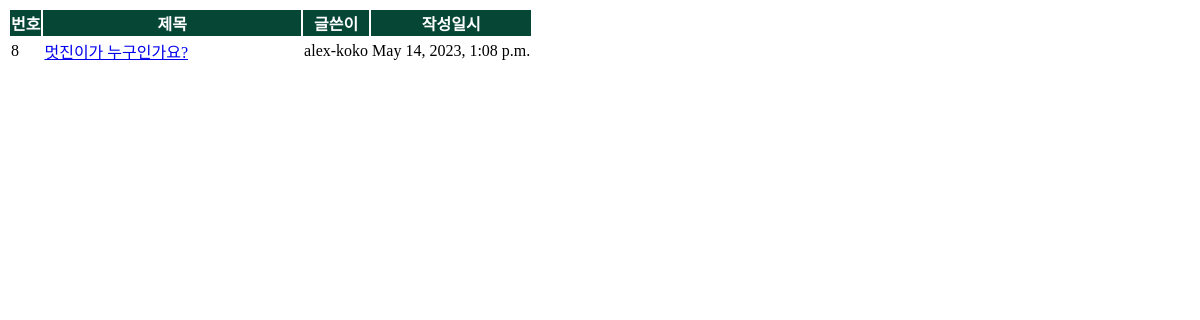
/pybo/mylist/ (signed in), run on an earlier commit of the app's database.
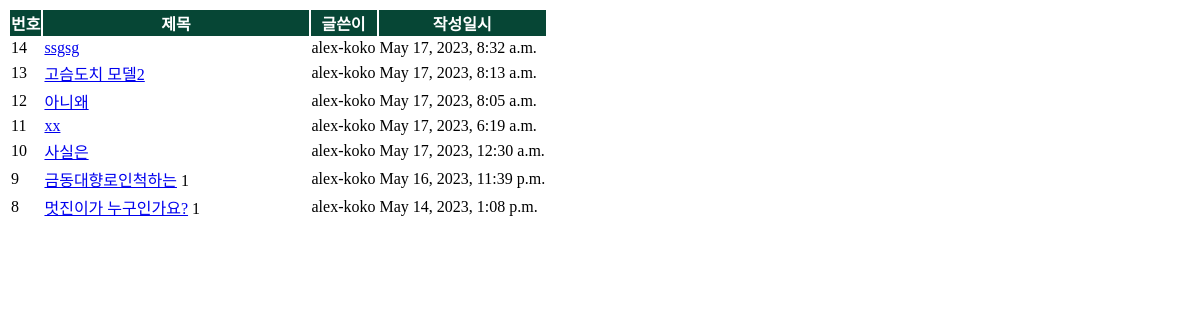
And on a later commit of the database.
### pybo/models.py (models this page shows, shortened)
class Question(models.Model):
    author = models.ForeignKey(User, on_delete=models.CASCADE, related_name='author_question')
    subject = models.CharField(max_length=200)
    content = models.TextField()
    create_date = models.DateTimeField()
    modify_date = models.DateTimeField(null=True, blank=True)
    voter = models.ManyToManyField(User, related_name='voter_question')
    location = models.CharField(max_length=200, null=True, blank=True)
    audio = models.FileField(upload_to='audio/', null=True, blank=True)
    image = models.FileField(upload_to='image/', null=True, blank=True)
    npz = models.FileField(upload_to='npz/', null=True, blank=True)
    output = models.FileField(upload_to='output/', null=True, blank=True)
    group = models.CharField(max_length=225, null=True, blank=True)

### pybo/views/base_views.py (the view, shortened to what this page needs)
# urls.py: path('mylist/', base_views.mylist, name='mylist'),
def mylist(request):
    page = request.GET.get('page', '1')  # 페이지
    kw = request.GET.get('kw', '')  # 검색어
    question_list = Question.objects.order_by('-create_date')
    paginator = Paginator(question_list, 10)  # 페이지당 10개씩 보여주기
    page_obj = paginator.get_page(page)
    context = {'question_list': page_obj, 'page': page, 'kw': kw}
    return render(request, 'pybo/question_mylist.html', context)

### pybo/templatetags/pybo_filter.py (called while the page is built)
@register.filter
def sub(value, arg):
    return value - arg

### templates/pybo/question_mylist.html (shortened to what this page needs)
{% load pybo_filter %}
{% block content %}
<div class="container my-3">
    <table class="table" >
        <thead>
        <tr class="text-center">
            <th style="background-color:#064635; color:white">번호</th>
            <th style="width:50%; background-color:#064635; color:white">제목</th>
            <th style="background-color:#064635; color:white">글쓴이</th>
            <th style="background-color:#064635; color:white">작성일시</th>
        </tr>
        </thead>
        <tbody>
        {% if question_list %}
        {% for question in question_list %}
            {% if request.user == question.author %}
            <tr class="text-center">
                <td>
                    {{ question_list.paginator.count|sub:question_list.start_index|sub:forloop.counter0|add:1 }}
                </td>
                <td class="text-start">
                    <a href="{% url 'pybo:detail' question.id %}">{{ question.subject }}</a>
                    {% if question.answer_set.count > 0 %}
                        <span class="text-danger small mx-2">{{ question.answer_set.count }}</span>
                    {% endif %}
                </td>
                <td>{{ question.author.username }}</td>
                <td>{{ question.create_date }}</td>
            </tr>
            {% endif %}
        {% endfor %}
        {% else %}
        <tr>
            <td colspan="3">생성한 모델이 없습니다.</td>
        </tr>
        {% endif %}
        </tbody>
    </table>
</div>
{% endblock %}

What changed in the data, as far as the page shows it:
added Question: paginator.count|sub "14", subject "ssgsg", author.username "alex-koko", create_date "May 17, 2023, 8:32 a.m."
added Question: paginator.count|sub "13", subject "고슴도치 모델2", author.username "alex-koko", create_date "May 17, 2023, 8:13 a.m."
added Question: paginator.count|sub "12", subject "아니왜", author.username "alex-koko", create_date "May 17, 2023, 8:05 a.m."
added Question: paginator.count|sub "11", subject "xx", author.username "alex-koko", create_date "May 17, 2023, 6:19 a.m."
added Question: paginator.count|sub "10", subject "사실은", author.username "alex-koko", create_date "May 17, 2023, 12:30 a.m."
added Question: paginator.count|sub "9", subject "금동대향로인척하는", answer_set.count "1", author.username "alex-koko", create_date "May 16, 2023, 11:39 p.m."
shown differently, row unchanged: Question "멋진이가 누구인가요?": answer_set.count (not shown) → "1"
